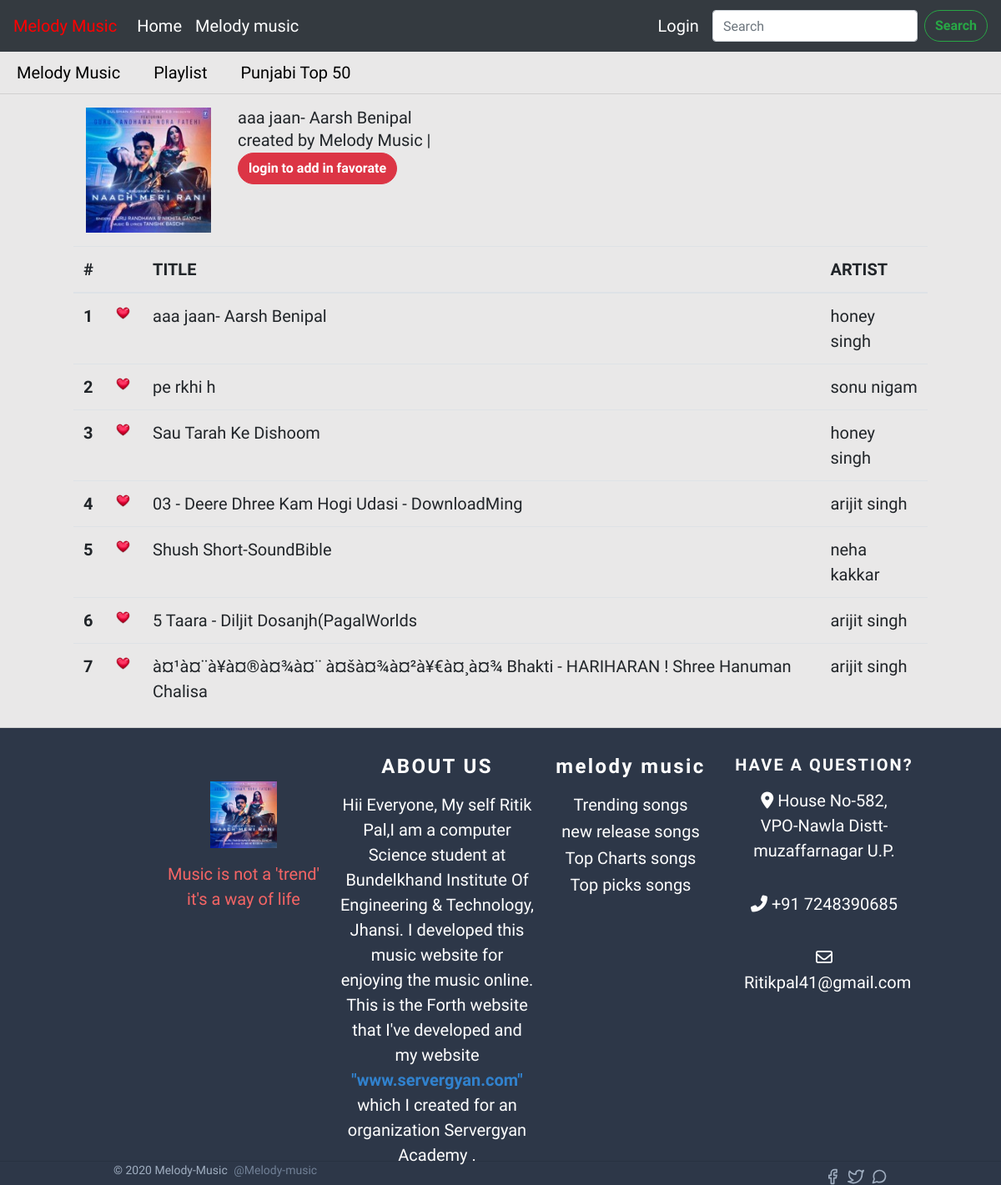
The app's page /user/musictable.php?catid=38&&categery=top picks with its own data.
### tables this page shows
CREATE TABLE IF NOT EXISTS `music` (
  `sr` int(11) NOT NULL AUTO_INCREMENT,
  `music` varchar(100) NOT NULL,
  `addedby` varchar(20) NOT NULL,
  `Elbum` varchar(50) NOT NULL,
  `categery` varchar(50) NOT NULL,
  `musicpic` varchar(100) NOT NULL,
  PRIMARY KEY (`sr`),
  UNIQUE KEY `music` (`music`)
);

### user/musictable.php (the view, shortened to what this page needs)
<!doctype html>
<html lang="en">
  <head>
    <link rel="stylesheet" href="style.css">
    <link rel="stylesheet" href="https://cdn.jsdelivr.net/npm/bootstrap@4.5.3/dist/css/bootstrap.min.css">
    <link rel="stylesheet" href="style.css">
    <link href="https://unpkg.com/tailwindcss@^1.0/dist/tailwind.min.css" type="text/css" rel="stylesheet">
    <link rel="stylesheet" href="https://cdnjs.cloudflare.com/ajax/libs/aplayer/1.10.1/APlayer.min.css">
  </head>
  <body>
  <?php
include '../common/nav.php';
include '../common/config.php';
$id=$_GET['catid'];
$categery=$_GET['categery'];
?>
<div class="container row  py-2">
  <ul class="flex">
   <li> <a href="#">Melody Music </a></li>
   <li><a href="#">Playlist </a></li>
   <li>Punjabi Top 50</li>
</ul>
</div>
<hr>
<?php
$sql="SELECT * FROM `music` WHERE sr='$id'";
$result=mysqli_query($conn,$sql);
$num=mysqli_num_rows($result);
if($num>0){
while($row= mysqli_fetch_assoc($result)){
    ?>
<div  class="container my-3">
    <div class="media ">
        <img src="../musicpic/<?php echo $row['musicpic'];  ?>"  width="150px" height="150px" class="mr-3" alt="...">
        <div class="media-body ml-3">
          <h5 class="mt-0">          <?php
          $row['music'] = substr($row['music'], 0, strpos($row['music'], "."));
           echo $row['music'];
           ?>
          </h5>
          <P>  created by Melody Music |
        </P>
          <?php
            if(!isset($_SESSION['loggedin']) || $_SESSION['loggedin']!=true){
              echo'
              <a href="login.php" class="btn btn-danger " >login to add in favorate</a>
              ';
            }
          ?>
        </div>
      </div>
</div>
<?php
  }}
       ?>
<?php
$sql="Select * from music WHERE categery='$categery'";
$result=mysqli_query($conn, $sql);
$num=mysqli_num_rows($result);
?>
<table class="table container ">
    <thead>
      <tr>
        <th scope="col">#</th>
        <th scope="col" ></th>
        <th scope="col">TITLE</th>
        <th scope="col">ARTIST</th>
      </tr>
    </thead>
    <tbody>
    <?php
        if($num>0){
          $count=0;
        while($row= mysqli_fetch_assoc($result)){
          $count=$count+1;
          ?>
      <tr class="table-row" data-href="musictable.php?catid=<?php echo $row['sr']; ?>&&categery=<?php echo $row['categery']; ?> ">
          <th scope="row"><?php echo $count; ?></th>
       <td ><img src="dil.png" height="25px" width="25px"></td>
        <td>
          <?php
          $row['music'] = substr($row['music'], 0, strpos($row['music'], "."));
           echo $row['music'];
           ?>
        </td>
        <td> <?php echo $row['Elbum']; ?> </td>
     </tr>
         <?php
        }
       }
    else{
      echo "no record found";
       }
       ?>
    </tbody>
  </table>
<?php
include '../common/footer.php';
?>
  </body>
</html>

### user/style.css (style rules this page uses)
body { font-family: 'Cookie', cursive; font-size:20px; }
.btn { font-weight: bold; border-radius:30px; }
body { font-family: 'Cookie', cursive; background:rgb(233, 232, 232); }

### user/musictable.php (style rules this page uses)
body { font-family: 'Cookie', cursive; font-size:20px; }
.flex { display: flex; flex-direction: row; }
.flex li { margin: 2px 20px; color: black; }
.flex li a { color: black; }
.table-row { cursor:pointer; }

### records on screen
music: musicpic (picture), music "aaa jaan- Aarsh Benipal", Elbum "honey singh"
music: music "pe rkhi h", Elbum "sonu nigam"
music: music "Sau Tarah Ke Dishoom", Elbum "honey singh"
music: music "03 - Deere Dhree Kam Hogi Udasi - DownloadMing", Elbum "arijit singh"
music: music "Shush Short-SoundBible", Elbum "neha kakkar"
music: music "5 Taara - Diljit Dosanjh(PagalWorlds", Elbum "arijit singh"
music: music "à¤¹à¤¨à¥à¤®à¤¾à¤¨ à¤šà¤¾à¤²à¥€à¤¸à¤¾ Bhakti - HARIHARAN ! Shree Hanuman Chalisa", Elbum "arijit singh"
